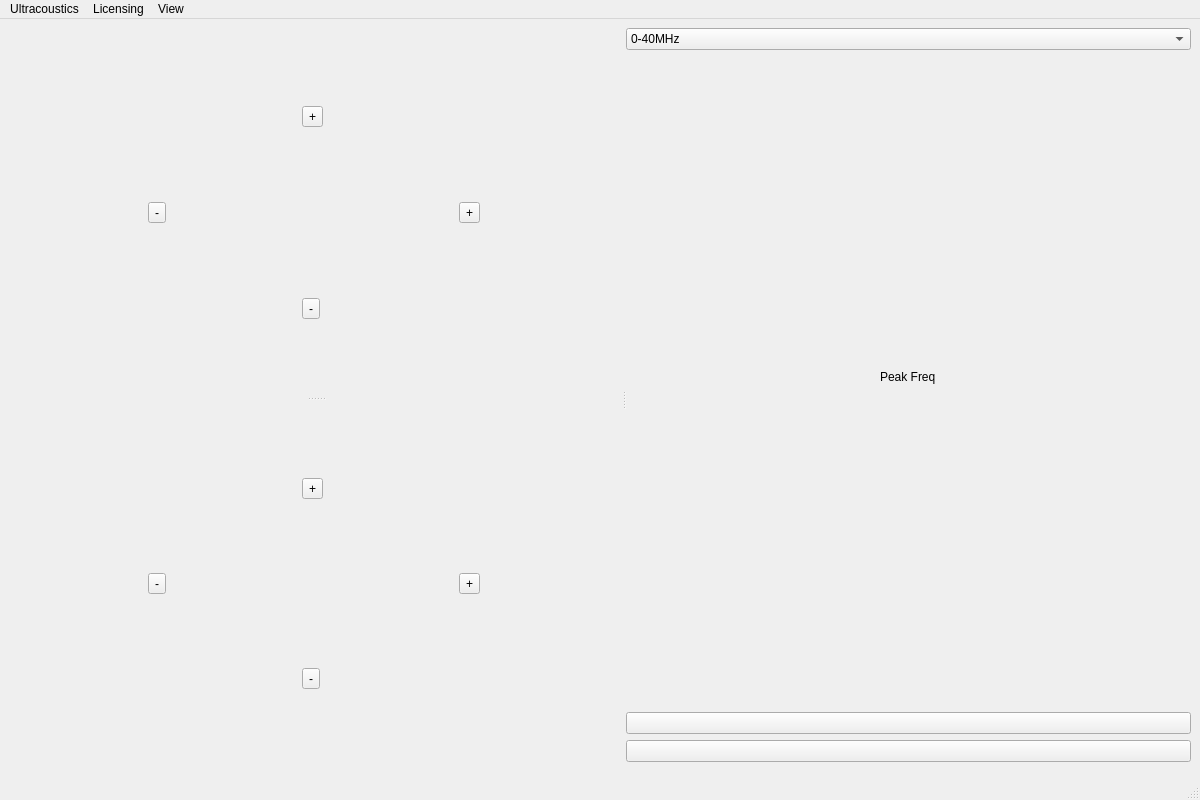
<?xml version="1.0" encoding="UTF-8"?>
<ui version="4.0">
 <class>MainWindow</class>

 <!-- ========================================================= -->
 <!--                     MAIN WINDOW SHELL                     -->
 <!-- ========================================================= -->
 <widget class="QMainWindow" name="MainWindow">
  <property name="geometry"><rect><x>0</x><y>0</y><width>1200</width><height>800</height></rect></property>
  <property name="windowTitle"><string>MainWindow</string></property>

  <!-- ==================== CENTRAL WIDGET ==================== -->
  <widget class="QWidget" name="centralwidget">
   <layout class="QHBoxLayout" name="mainLayout">
    <item>
     <widget class="QSplitter" name="horizontalSplitter">
      <property name="orientation"><enum>Qt::Horizontal</enum></property>

      <!-- ===============  PLOTS  (stacked vertical) =============== -->
      <widget class="QSplitter" name="splitter">
       <property name="orientation"><enum>Qt::Vertical</enum></property>

       <!-- ============ FFT  PLOT  ================================= -->
       <widget class="QFrame" name="FFT_frame">
        <layout class="QGridLayout" name="gridLayoutFFT">
         <item row="1" column="1">
          <widget class="QwtPlot" name="FFT_plot" native="true"/>
         </item>
         <item row="0" column="1">
          <widget class="QToolButton" name="fftPlusY">
           <property name="text"><string>+</string></property>
          </widget>
         </item>
         <item row="2" column="1">
          <widget class="QToolButton" name="fftMinusY">
           <property name="text"><string>-</string></property>
          </widget>
         </item>
         <item row="1" column="0">
          <widget class="QToolButton" name="fftMinusX">
           <property name="text"><string>-</string></property>
          </widget>
         </item>
         <item row="1" column="2">
          <widget class="QToolButton" name="fftPlusX">
           <property name="text"><string>+</string></property>
          </widget>
         </item>
        </layout>
       </widget>

       <!-- ============ TIME-DOMAIN  PLOT  ========================= -->
       <widget class="QFrame" name="Time_frame">
        <layout class="QGridLayout" name="gridLayoutTime">
         <item row="1" column="1">
          <widget class="QwtPlot" name="Time_plot" native="true"/>
         </item>
         <item row="0" column="1">
          <widget class="QToolButton" name="timePlusY">
           <property name="text"><string>+</string></property>
          </widget>
         </item>
         <item row="2" column="1">
          <widget class="QToolButton" name="timeMinusY">
           <property name="text"><string>-</string></property>
          </widget>
         </item>
         <item row="1" column="0">
          <widget class="QToolButton" name="timeMinusX">
           <property name="text"><string>-</string></property>
          </widget>
         </item>
         <item row="1" column="2">
          <widget class="QToolButton" name="timePlusX">
           <property name="text"><string>+</string></property>
          </widget>
         </item>
        </layout>
       </widget>
      </widget>

      <!-- ===============   RIGHT-HAND SIDE PANEL   =============== -->
      <widget class="QWidget" name="sidePanel">
       <layout class="QVBoxLayout" name="sideLayout">

        <item>
         <widget class="QComboBox" name="modes">
          <item><property name="text"><string>0-40MHz</string></property></item>
          <item><property name="text"><string>0-100kHz</string></property></item>
         </widget>
        </item>

        <item alignment="Qt::AlignHCenter|Qt::AlignVCenter">
         <widget class="QLabel" name="PeakFreq"><property name="text"><string>Peak Freq</string></property></widget>
        </item>

        <item><spacer name="spacerTop"><property name="orientation"><enum>Qt::Vertical</enum></property></spacer></item>

        <item><widget class="QPushButton" name="PausePlay"/></item>
        <item><widget class="QPushButton" name="Save"/></item>

        <item><spacer name="spacerBottom"><property name="orientation"><enum>Qt::Vertical</enum></property></spacer></item>
       </layout>
      </widget>
     </widget>
    </item>
   </layout>
  </widget>

  <!-- =============== MENUBAR / STATUS BAR ======================= -->
  <widget class="QMenuBar" name="menuBar">
   <property name="geometry"><rect><x>0</x><y>0</y><width>1200</width><height>20</height></rect></property>
   <widget class="QMenu" name="Logo"><property name="title"><string>Ultracoustics</string></property></widget>
   <widget class="QMenu" name="menuLicensing"><property name="title"><string>Licensing</string></property></widget>
   <widget class="QMenu" name="menuView"><property name="title"><string>View</string></property></widget>
   <addaction name="Logo"/><addaction name="menuLicensing"/><addaction name="menuView"/>
  </widget>

  <widget class="QStatusBar" name="statusbar"/>
 </widget>

 <!-- Qwt is still a promoted custom-widget -->
 <customwidgets>
  <customwidget>
   <class>QwtPlot</class><extends>QWidget</extends><header>qwt_plot.h</header><container>1</container>
  </customwidget>
 </customwidgets>

 <resources/><connections/>
</ui>
